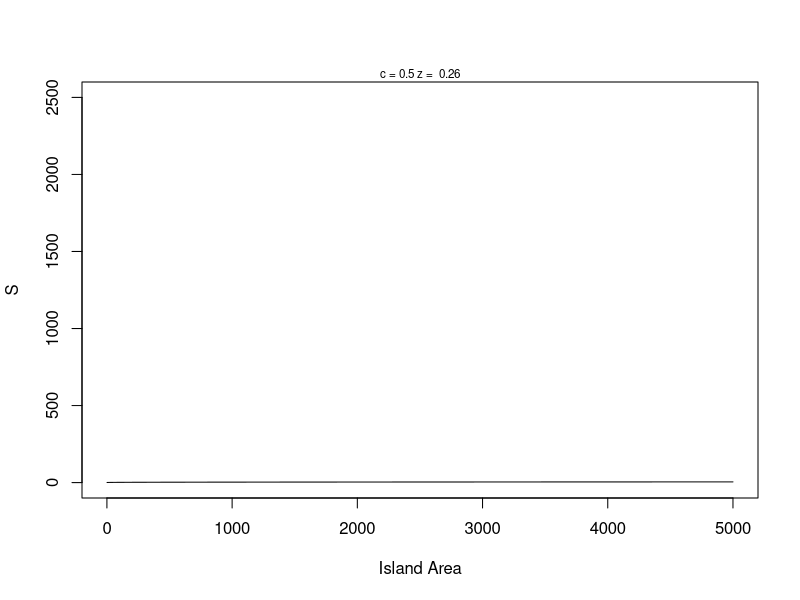
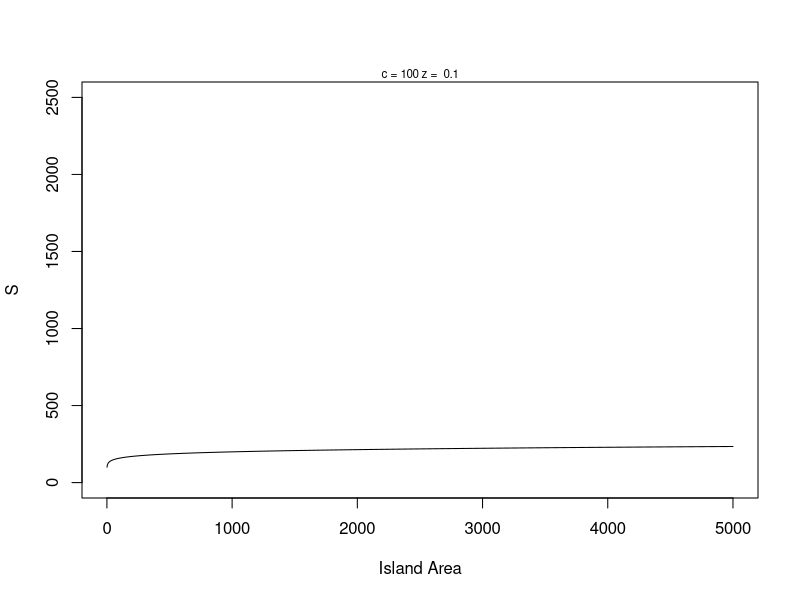
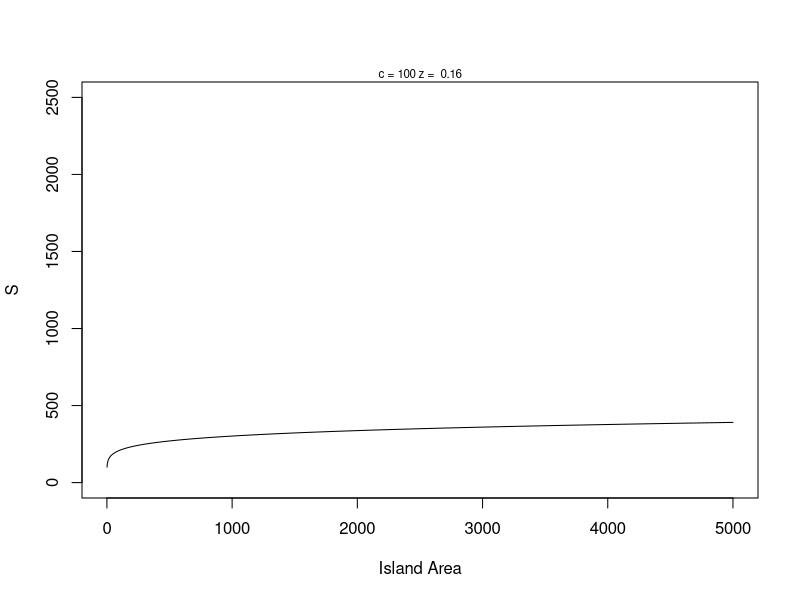
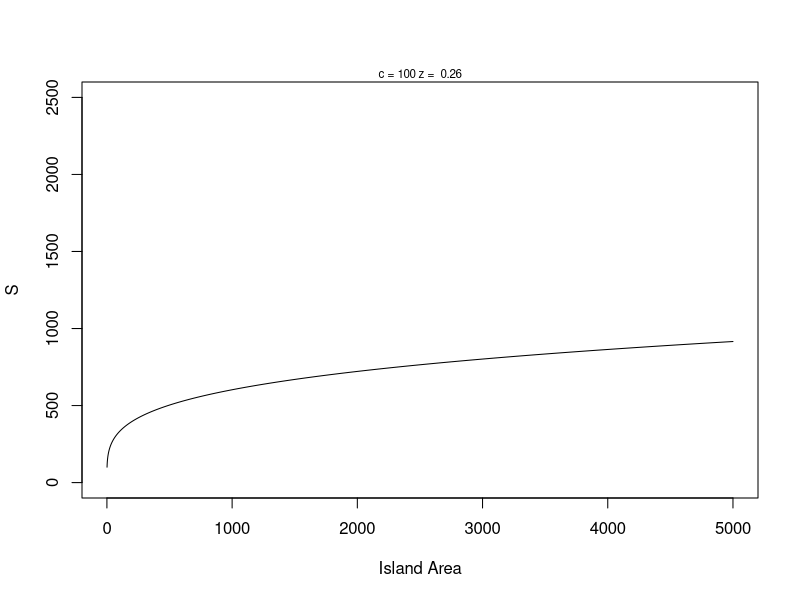
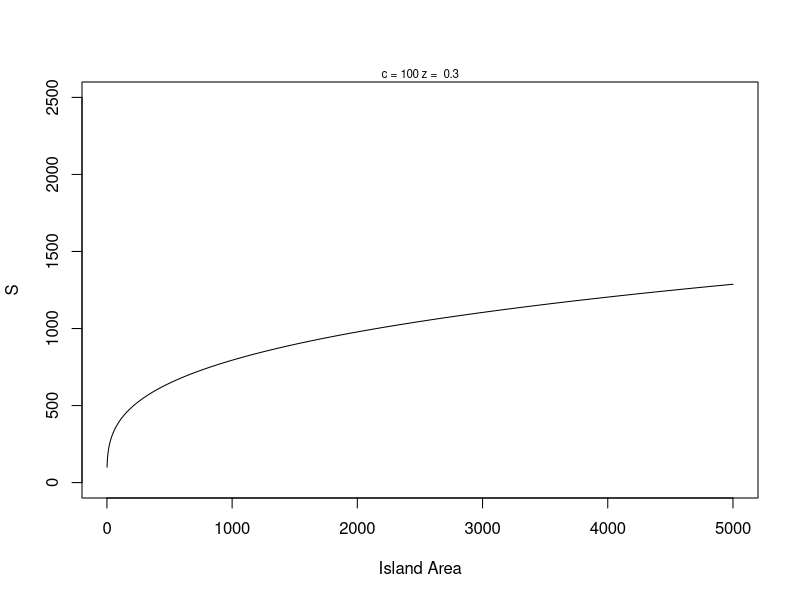
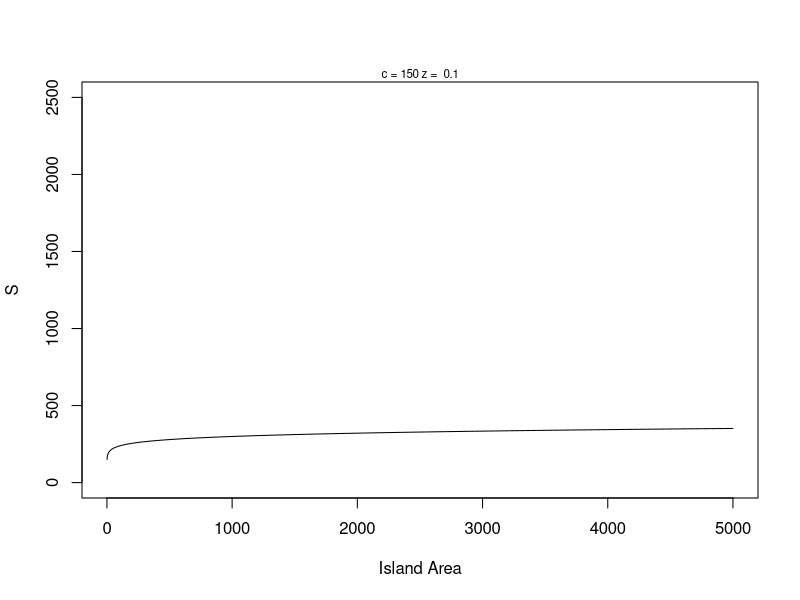
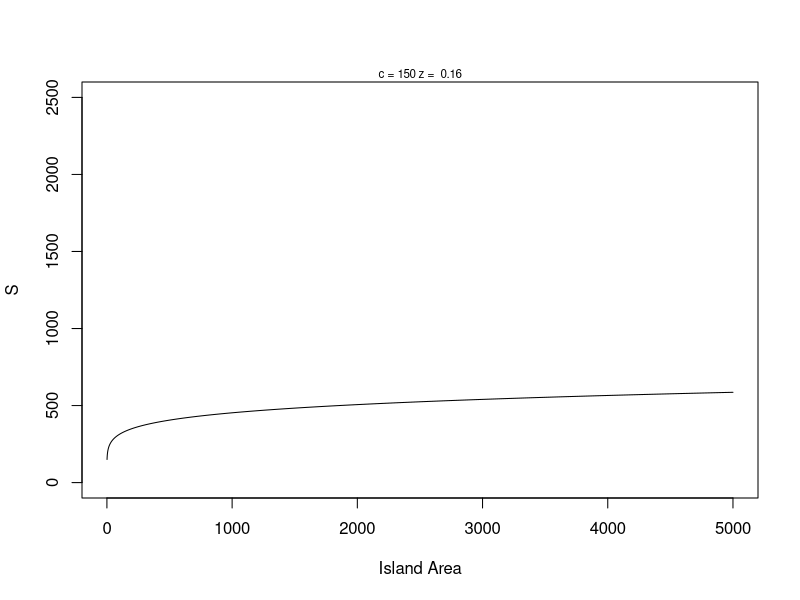
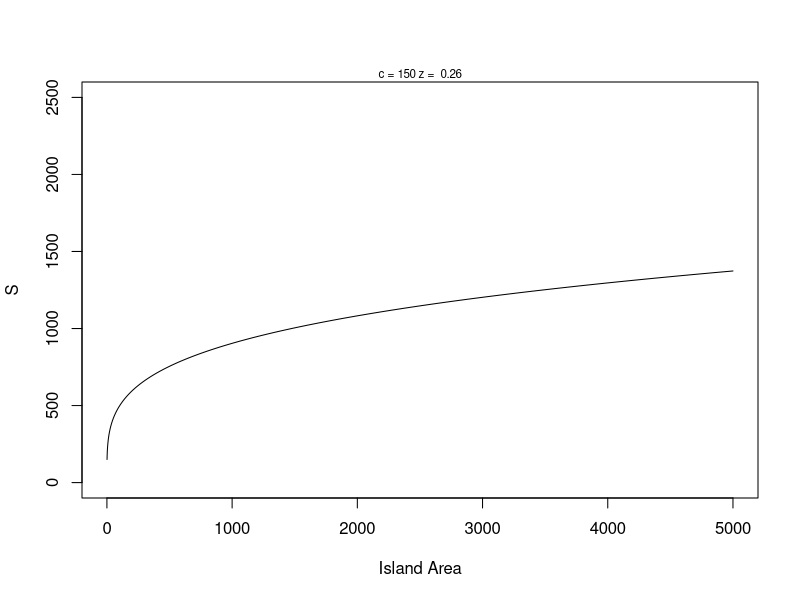

Here is the R script that generated these plots, in order:
# ---------------------------------------------------------
# Lecture 18 continued
# Parameter sweeping
# 06 Apr 2021
# Bailey M Kretzler
# ---------------------------------------------------------

library(ggplot2)

#S = cA ^z describes species area relationship

#                      functions

#----------------------------------------------------------
#FUNCTION: SpeciesArea
#Description: create a power function for S and A
#Inputs: A = vector of island areas, 
#        c = intercept constant, 
#         z = slope constant
#Outputs: S is a vector of species richness
#----------------------------------------------------------
SpeciesArea <- function(A = 1:5000,
                        c = 0.5,
                        z = 0.26) {
S <- c*(A^z)
  return(S)
  
} #end of SpeciesArea
#----------------------------------------------------------


head(SpeciesArea())

#----------------------------------------------------------
#FUNCTION: SAplotter
#Description: plots species area curves with parameter values
#Inputs: A = vector of areas, c = intercept, z = slope
#Outputs: smoothed curve with parameters printed in graph
#----------------------------------------------------------
SAplotter <- function(A = 1:5000,
                      c = 0.5,
                      z = 0.26) {
plot(x = A, y = SpeciesArea(A,c,z), 
     type = "l", 
     xlab = "Island Area",
     ylab = "S",
     ylim = c(0, 2500))
  mtext(paste("c =", c, "z = ", z), cex = 0.7)
#  return("checking.... SAplotter")
  
} #end of SAplotter
#----------------------------------------------------------

SAplotter()


#build grid of plots 
#use for homework 8 and 9

#global variables
cPars <- c(100,150,175)
zPars <- c(0.1, 0.16, 0.26, 0.3)
#par(mfrow = c(3,4))


for(i in seq_along(cPars)){
  for(j in seq_along(zPars)) {
    SAplotter(c = cPars[i], z = zPars[j])
  }
}


#---------------------------------------------------------#
#                      expand grid
#---------------------------------------------------------#


expand.grid(cPars, zPars) #generates a dataframe 
  #each column corresponds to a parameter
  #each row corresponds to a combo of the parameters


#----------------------------------------------------------
#FUNCTION: SAoutput
#Description: summary of stats for species area power function
#Inputs: vector of predicted specie richness values
#Outputs: list of max - min coefficient of variation
#----------------------------------------------------------
SAoutput <- function(s = runif(1:10)) {
  
  sumStats <- list(sGain = max(s) - min(s),
                   sCV = sd(s)/mean(s))
  return(sumStats)
  
} #end of SAoutput
#----------------------------------------------------------

SAoutput()

#global variables
Area <- 1:5000
cPars <- c(100,150,175)
zPars <- c(0.1, 0.16, 0.26, 0.3)

#set up model data frame
modelFrame <- expand.grid(c = cPars, z = zPars)

str(modelFrame)
modelFrame$sGain <- NA
modelFrame$sCV <- NA

head(modelFrame)

#cycle through model calculations
for(i in 1:nrow(modelFrame)){
  #generate Svector
  temp1<- SpeciesArea(A = Area, 
                      c = modelFrame[i,1], 
                      z = modelFrame[i,2])
  #calc output stat
  temp2 <- SAoutput(temp1)
  
  #pass results to columns in data frame
  modelFrame[i,c(3,4)]<-temp2
  
}

print(modelFrame)


#parameter sweep redux with ggplot graphics

area <- 1:5
cPars <- c(100,150,175)
zPars <- c(0.1, 0.16, 0.26, 0.3)

#set up model frame
mf <- expand.grid(c = cPars, 
                  z = zPars,
                  A = area)
head(mf)
str(mf)
mf$S

#loop through parameters and fill with SA function

for(i in 1:length(cPars)){
  for(j in 1:length(zPars)){
  mf[mf$c == cPars[i] & mf$z ==zPars[j],"S"] <- SpeciesArea(A = area,
                                                            c = cPars[i],
                                                            z = zPars[j])
  }
}

head(mf)


library(ggplot2)

ggplot()+ geom_line(data = mf,aes(x=A,y=S)) + 
  facet_grid(c~z)

ggplot()+ geom_line(data = mf,aes(x=A,y=S, group = z)) + 
  facet_grid(.~c)

ggplot()+ geom_line(data = mf,aes(x=A,y=S, group = c)) + 
  facet_grid(z~.)
